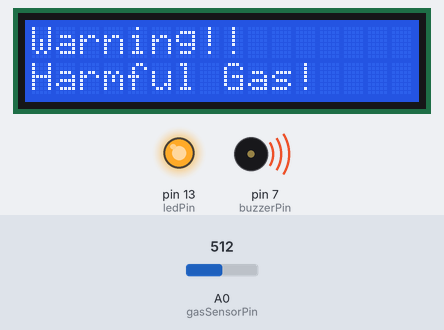
This sketch was run on a simulated Arduino Uno, built with avr-gcc and run on an emulated ATmega328P. On the bench: 16×2 character LCD, output pins drawn as LEDs (lit = HIGH), buzzer (waves = sounding, pin HIGH). Inputs (shaded band) come from the test bench; at power-on: A0 (gasSensorPin) = 512. What the sketch prints to the serial monitor is not drawn.

Above: at 3.2 s.
3.3 s: A0 (gasSensorPin) set to 316
5.3 s: A0 (gasSensorPin) set to 292
At 7.0 s:
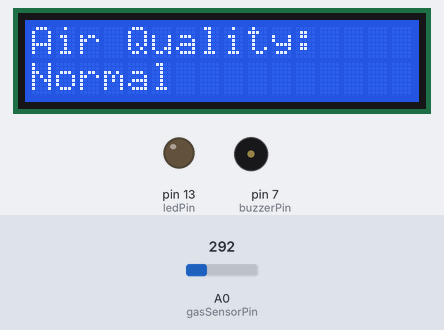
7.7 s: A0 (gasSensorPin) set to 306
At 9.1 s:
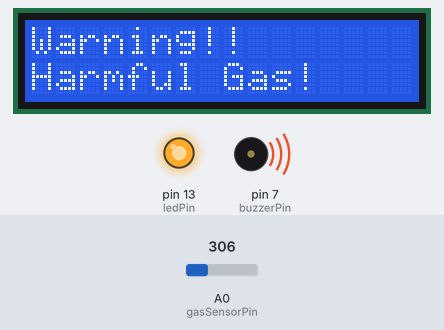
9.7 s: A0 (gasSensorPin) set to 290
At 11.1 s:
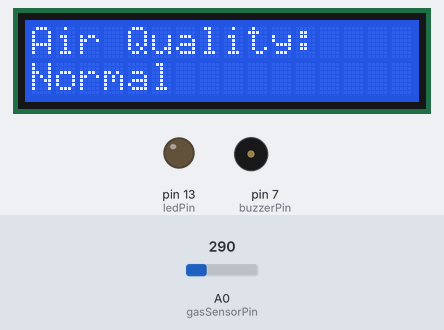
Timing chart, 0 to 12.7 s (numbered marks = the images above; inputs shaded):
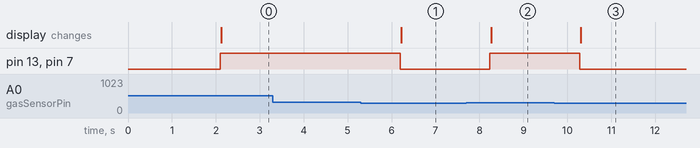

The sketch:

code.ino
```cpp
#include <Wire.h>
#include <LiquidCrystal_I2C.h>

// Initialize the LCD (I2C address 0x27, 16 columns, 2 rows)
LiquidCrystal_I2C lcd(0x27, 16, 2);

int gasSensorPin = A0; // Gas sensor analog output pin connected to A0
int gasSensorValue = 0;
int ledPin = 13; // LED at pin 13
int buzzerPin = 7; // Optional: Buzzer at pin 7

// Threshold value for harmful gas detection
int threshold = 300;

void setup() {
  pinMode(gasSensorPin, INPUT);
  pinMode(ledPin, OUTPUT);
  pinMode(buzzerPin, OUTPUT);
  Serial.begin(9600);

  lcd.init();         // Initialize the LCD
  lcd.backlight();    // Turn on backlight
  lcd.clear();
  lcd.setCursor(0, 0);
  lcd.print("Gas Detector");
  lcd.setCursor(0, 1);
  lcd.print("Initializing...");
  delay(2000);
  lcd.clear();
}

void loop() {
  gasSensorValue = analogRead(gasSensorPin);
  Serial.print("Gas Sensor Value: ");
  Serial.println(gasSensorValue);

  if (gasSensorValue >= threshold) {
    digitalWrite(ledPin, HIGH);
    digitalWrite(buzzerPin, HIGH);

    lcd.clear();
    lcd.setCursor(0, 0);
    lcd.print("Warning!!");
    lcd.setCursor(0, 1);
    lcd.print("Harmful Gas!");
  } else {
    digitalWrite(ledPin, LOW);
    digitalWrite(buzzerPin, LOW);

    lcd.clear();
    lcd.setCursor(0, 0);
    lcd.print("Air Quality:");
    lcd.setCursor(0, 1);
    lcd.print("Normal");
  }

  delay(1000); // Small delay
}
```

Measured:
- the behaviour switches between 300 and 299 on A0 (gasSensorPin) (found by bisection; images 0 and 1)
- after the input at 3.3 s, every drawn part: stays the same
- after the input at 5.3 s, pin 13 (ledPin), pin 7 (buzzerPin): HIGH → LOW after 0.89 s; the display: changes after 0.92 s (image 1)
- after the input at 7.7 s, pin 13 (ledPin), pin 7 (buzzerPin): LOW → HIGH after 0.54 s; the display: changes after 0.56 s (image 2)
- after the input at 9.7 s, pin 13 (ledPin), pin 7 (buzzerPin): HIGH → LOW after 0.59 s; the display: changes after 0.61 s (image 3)
